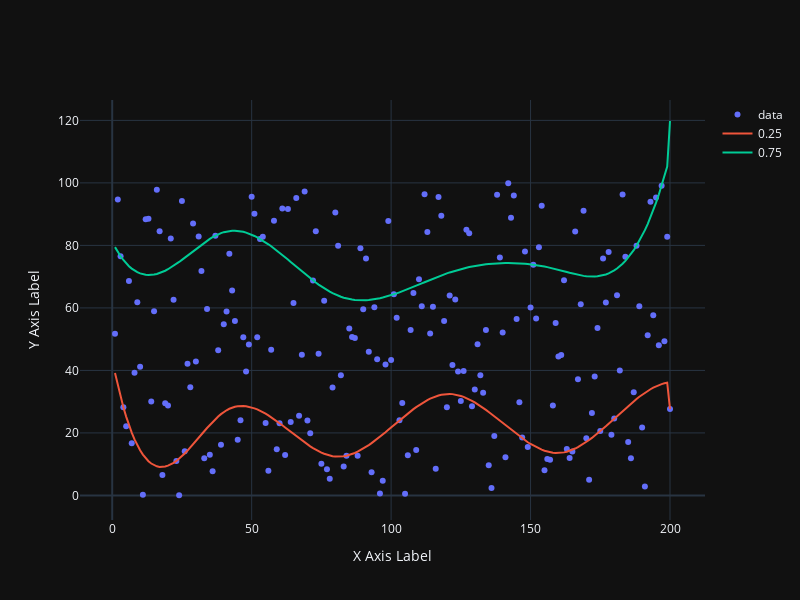

This figure's notebook cell:
### Markdown cell above
Here are the formulas of the obtained regression quantiles:

### Code cell
import plotly.graph_objects as go

def qr_plot(data, q_funcs, probs, width=800, height=600):
    fig = go.Figure()
    
    fig.add_trace(go.Scatter(x=data[:, 0], y=data[:, 1], mode="markers", name="data"))
    
    fig.update_layout(
        xaxis_title='X Axis Label',
        yaxis_title='Y Axis Label',
        template='plotly_dark',
        width=width,
        height=height
    )
    
    # Plot each regression quantile
    for i, q in enumerate(probs):
        y_fit = [q_funcs[i](xi) for xi in data[:, 0]]
        fig.add_trace(go.Scatter(x=data[:, 0], y=y_fit, mode='lines', name=f'{q}'))

    return fig

qr_plot(rand_data, q_funcs, probs = [0.25, 0.75]).show()

### Figure 1 — Plotly figure (JSON) as saved in the notebook; plotly's stock layout.template omitted (floating-point values rounded to 4 significant figures; data arrays with more than 128 entries replaced by an {"elided": "..."} marker saying what was removed)
{"data": [{"mode": "markers", "name": "data", "type": "scatter", "x": {"elided": "200 int values"}, "y": {"elided": "200 float values"}}, {"mode": "lines", "name": "0.25", "type": "scatter", "x": {"elided": "200 int values"}, "y": {"elided": "200 float values"}}, {"mode": "lines", "name": "0.75", "type": "scatter", "x": {"elided": "200 int values"}, "y": {"elided": "200 float values"}}], "layout": {"height": 600, "width": 800, "xaxis": {"title": {"text": "X Axis Label"}}, "yaxis": {"title": {"text": "Y Axis Label"}}}}
